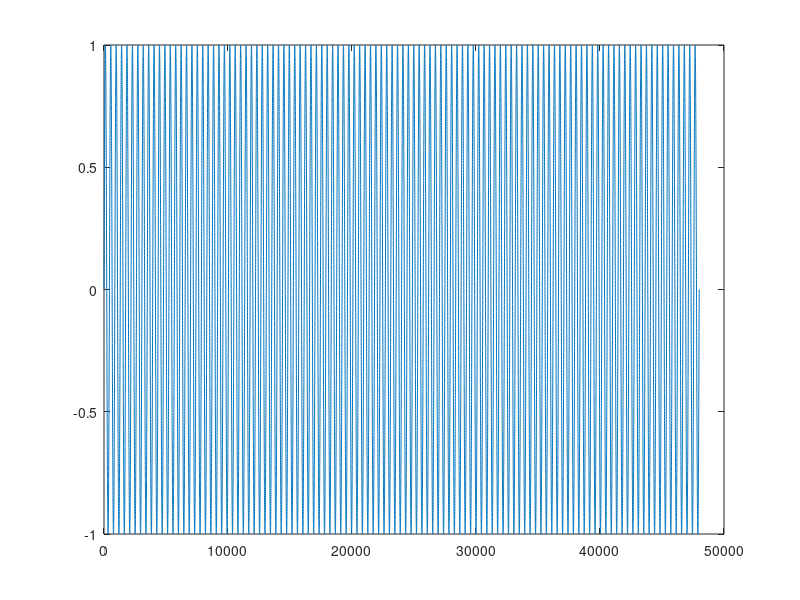

This figure's MATLAB source:
sr = 48000
dur = 1
hz = 110

% time vector
t = linspace(0, dur, sr * dur);

% input signal (sinewave)
x = sin(t * hz * 2 * pi);

plot(x);


% downsampling ratio
r = 0.8

